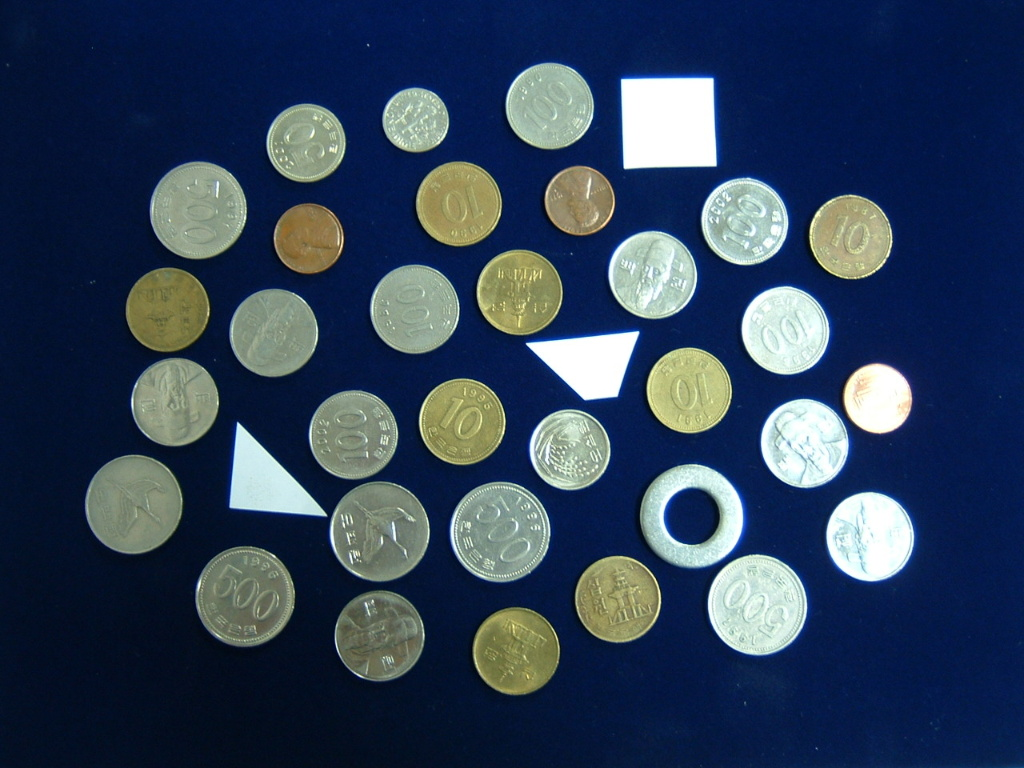
#> input picture lab3/coins.jpg, 1024 x 768 px
$ jupyter execute main.ipynb
#> lines starting #> are read from the running program, lines starting #| are printed output that depends on the picture; after the words box and inside, x2 and y2 are one past the last pixel; in counts of white or black regions, pixels touching at a corner belong together
[cell 1]
import matplotlib.pyplot as plt
import numpy as np
import math
import cv2

def plot_image(image, color, title):
    plt.grid(False)
    plt.title(title)
    if (color == 'colored'):
        plt.imshow(image)
    elif (color == "gray"):
        plt.imshow(image, cmap='gray', interpolation="bicubic")

[cell 2]
def BGR2RGB(image):
    return cv2.cvtColor(image, cv2.COLOR_BGR2RGB)

[cell 3]
image = cv2.imread('coins.jpg')
#> image is the input picture: shape (768, 1024, 3); mean B, G, R 87.6, 64, 47.4
result = image.copy()
RGB_image = BGR2RGB(image)
plot_image(RGB_image, "colored", "Original RGB Image")

[cell 4]
gray_image = cv2.cvtColor(image, cv2.COLOR_BGR2GRAY)
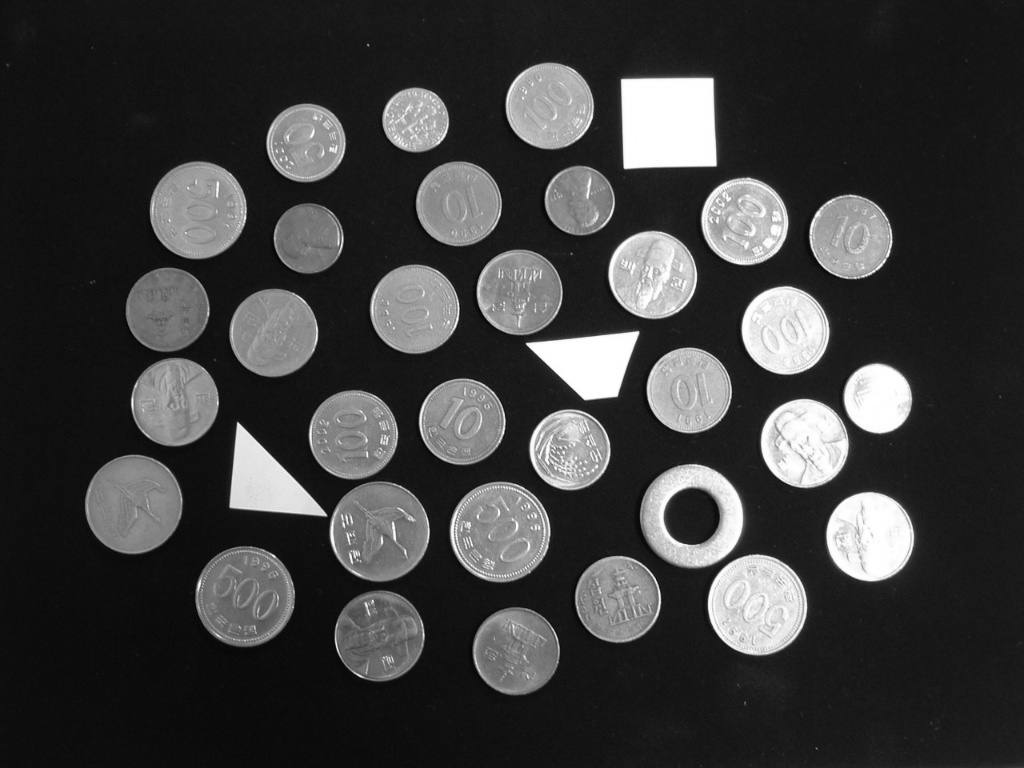
#> gray_image: shape (768, 1024); min 2, max 255, mean 61.7
plot_image(gray_image, "gray", "Grayscale Image")

[cell 5]
median_image = cv2.medianBlur(gray_image, 7)
plot_image(median_image, "gray", "Smoothed Grayscale Image")

[cell 6]
edges = cv2.Canny(median_image, 250, 280)
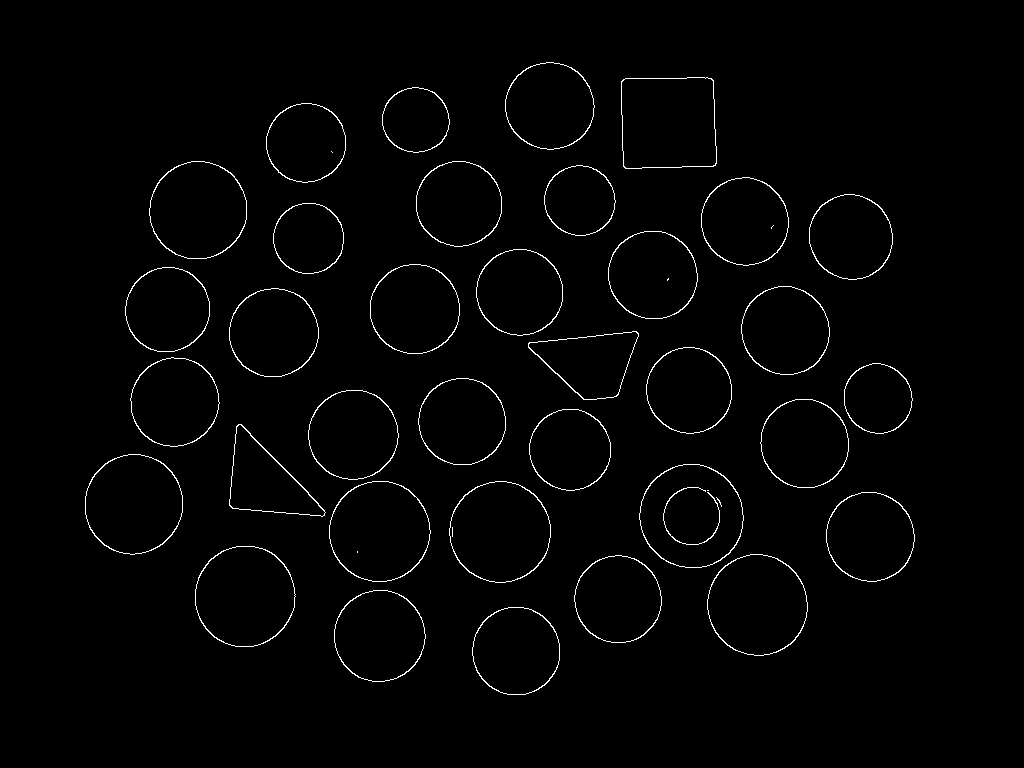
#> edges: shape (768, 1024); 1.5% white in thin lines or dots, all inside (x1, y1, x2, y2) = (85, 62, 915, 695)
plot_image(edges, "gray", "Smoothed Grayscale Image")

[cell 7]
ret, thresh = cv2.threshold(gray_image, 0, 255, cv2.THRESH_BINARY+cv2.THRESH_OTSU)
#> thresh: shape (768, 1024); 26.1% white; 53 white regions (17 under 20 px), largest, box (x1, y1, x2, y2) and area: (621, 77, 717, 170) 8439, (708, 554, 808, 656) 7927, (450, 482, 551, 582) 7926
#> ret = 97
ret, thresh = cv2.threshold(gray_image, ret-10, 255, cv2.THRESH_BINARY)
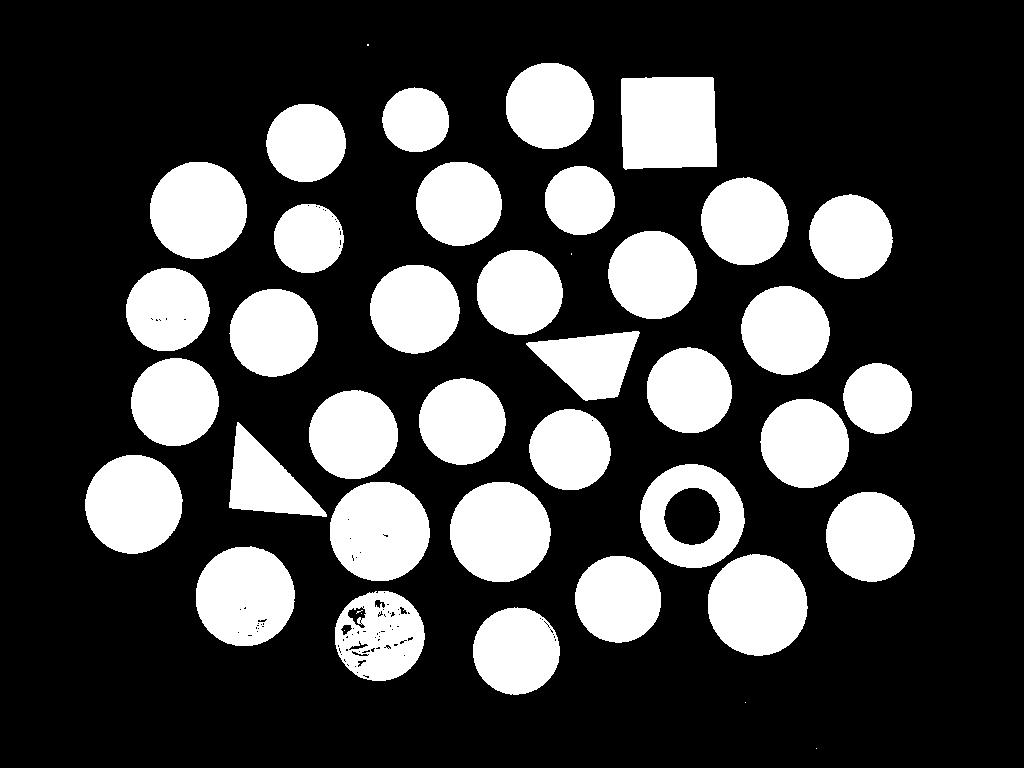
#> thresh: shape (768, 1024); 26.5% white; 42 white regions (7 under 20 px)
#> ret = 87

plot_image(thresh, "gray", "Thresholded Image")

[cell 8]
contours, hierarchy = cv2.findContours(thresh, cv2.RETR_TREE, cv2.CHAIN_APPROX_SIMPLE)
#> contours = 161 contours, 116 with area under 20; largest, box (x1, y1, x2, y2) and area: (640, 464, 745, 568) 8358, (621, 77, 717, 170) 8304, (708, 554, 808, 656) 7818, (450, 482, 551, 582) 7817, (330, 482, 430, 581) 7696
# sorted_ctrs = sorted(contours, key=lambda ctr: cv2.boundingRect(ctr)[0])

approxPolyCurves = image.copy()
for i, ctr in enumerate(contours):
    epsilon = 0.001 * cv2.arcLength(ctr, True)
    approx = cv2.approxPolyDP(ctr, epsilon, True)
    cv2.drawContours(approxPolyCurves, [approx], -1, (120, 0, 255), 3)
#> this loop made 161 passes
#> epsilon on passes 3 to 5: 0.288, 0.00766, 0.00766
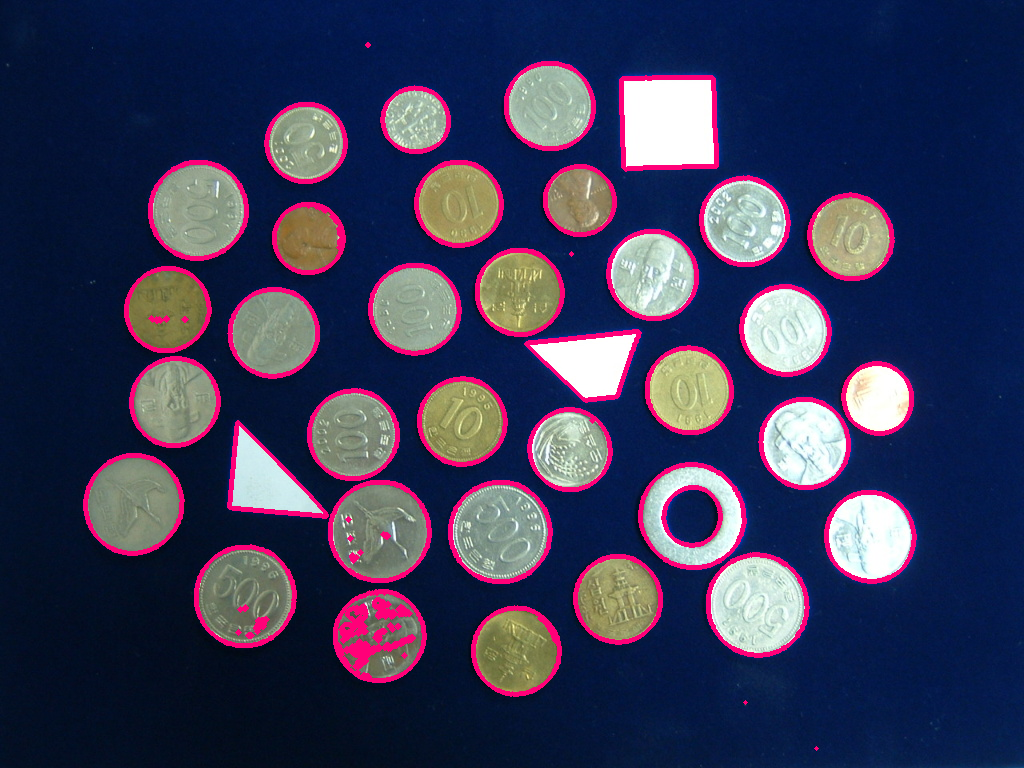
#> approxPolyCurves: shape (768, 1024, 3); 6.17% of pixels changed, all inside (x1, y1, x2, y2) = (83, 42, 917, 751)

plt.figure(figsize=(10, 10))
plt.title("Detection")
plt.axis('off')
plt.imshow(cv2.cvtColor(approxPolyCurves, cv2.COLOR_BGR2RGB))
plt.show()

[cell 9]
circleAreas = []
circleCenters = []
circles = {}
coins = {"500": 0, "100": 0, "50": 0, "10": 0, "5": 0, "1": 0}

for i, ctr in enumerate(contours):
    epsilon = 0.001 * cv2.arcLength(ctr, True)
    approx = cv2.approxPolyDP(ctr, epsilon, True)

    if len(approx) > 85:
        (x, y), radius = cv2.minEnclosingCircle(ctr)

        if thresh[int(y)][int(x)] != 0:
            area = int(math.pi * (radius ** 2))
            circles[radius] = (int(x), int(y))
            color = (0, 0, 0)

            if 9000 > area > 7500:
                coins["500"] += 1
                text = "500"
                color = (128, 128, 2)
            elif 7500 > area >= 6200:
                coins["100"] += 1
                text = "100"
                color = (0, 0, 255)
            elif 6200 > area >= 5500:
                coins["10"] += 1
                text = "10"
                color = (80, 255, 120)
            elif 5500 > area >= 4900:
                coins["50"] += 1
                text = "50"
                color = (160, 80, 120)
            elif 4900 > area >= 3800:
                coins["5"] += 1
                text = "5"
                color = (255, 255, 80)

            cv2.putText(result, str(text), (int(x - 15), int(y - 10)), cv2.FONT_HERSHEY_SIMPLEX, 0.6, color, 2)
            cv2.putText(result, str(area), (int(x - 25), int(y + 37)), cv2.FONT_HERSHEY_SIMPLEX, 0.6, (1, 1, 70), 2)
            cv2.circle(result, (int(x), int(y)), int(radius), color, 2)
#> this loop made 161 passes
#> (epsilon, x, y, radius, area, color, text) on passes 3, 17, 85, 86, 87, 101, 102, 103, 114, 116, 118, 119: (0.288, 516, 650.6, 43.78, 6022, (80, 255, 120), '10'), (0.302, 378.7, 635.5, 45.52, 6509, (0, 0, 255), '100'), (0.284, 617.7, 598.8, 43.47, 5937, (80, 255, 120), '10'), (0.333, 757.7, 604.3, 50.93, 8148, (128, 128, 2), '500'), (0.328, 245, 595.9, 50.4, 7980, (128, 128, 2), '500'), (0.296, 869.8, 536.3, 45.47, 6494, (0, 0, 255), '100'), (0.331, 499.9, 531.3, 50.59, 8042, (128, 128, 2), '500'), (0.328, 379.2, 530.7, 50.19, 7915, (128, 128, 2), '500'), (0.324, 133.5, 504, 49.66, 7747, (128, 128, 2), '500'), (0.266, 569.5, 449.5, 40.92, 5260, (160, 80, 120), '50'), (0.292, 804.6, 442.8, 45.22, 6423, (0, 0, 255), '100'), (0.293, 352.9, 434.1, 44.83, 6313, (0, 0, 255), '100')
#> (epsilon, x, y, radius, area, color) on pass 158: (0.217, 415.4, 120, 33.64, 3554, (0, 0, 0))
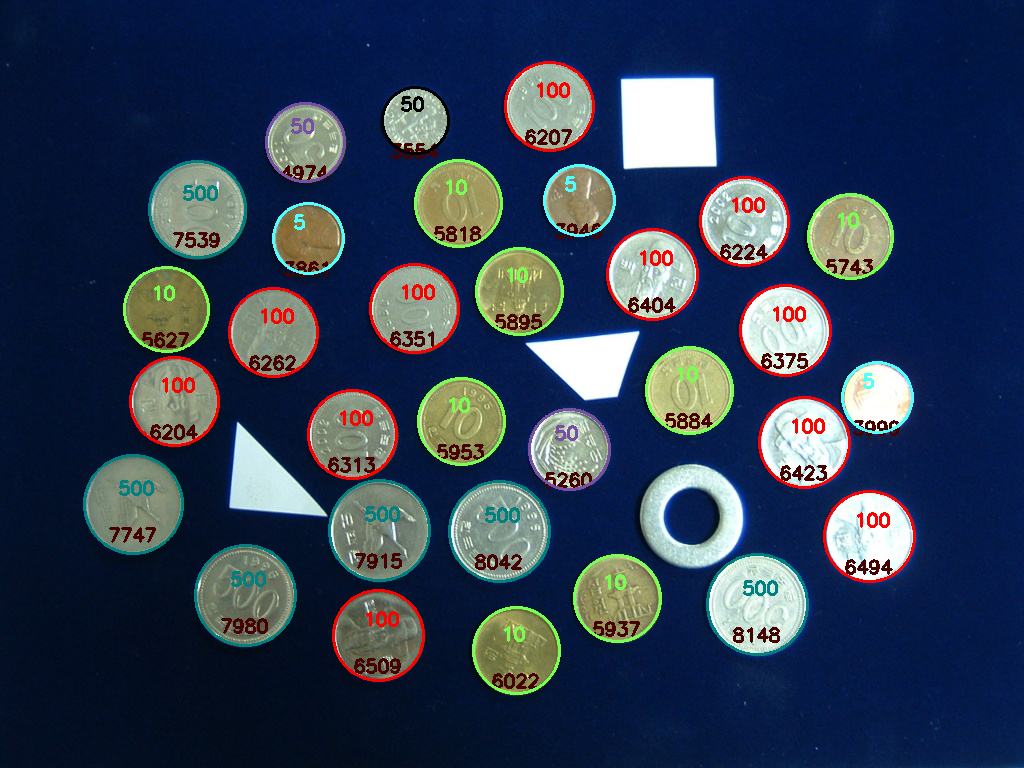
#> result: shape (768, 1024, 3); 5.56% of pixels changed, all inside (x1, y1, x2, y2) = (83, 61, 916, 695)
#> after the loop, circles = 31 items; coins = {'500': 6, '100': 11, '50': 2, '10': 8, '5': 3, '1': 0}

cv2.imwrite("result.jpg", result)

fig, ax = plt.subplots(figsize=(15, 25))
ax.axis('off')
ax.set_title("Zoosnuud: 500: {0}, 100: {1}, 50: {2}, 10: {3}".format(coins["500"], coins["100"], coins["50"], coins["10"]))
ax.imshow(cv2.cvtColor(result, cv2.COLOR_BGR2RGB))

total_value = coins["500"] * 500 + coins["100"] * 100 + coins["50"] * 50 + coins["10"] * 10
#> total_value = 4280
print("Total Value: {}".format(total_value))
#| Total Value: 4280

plt.show()
